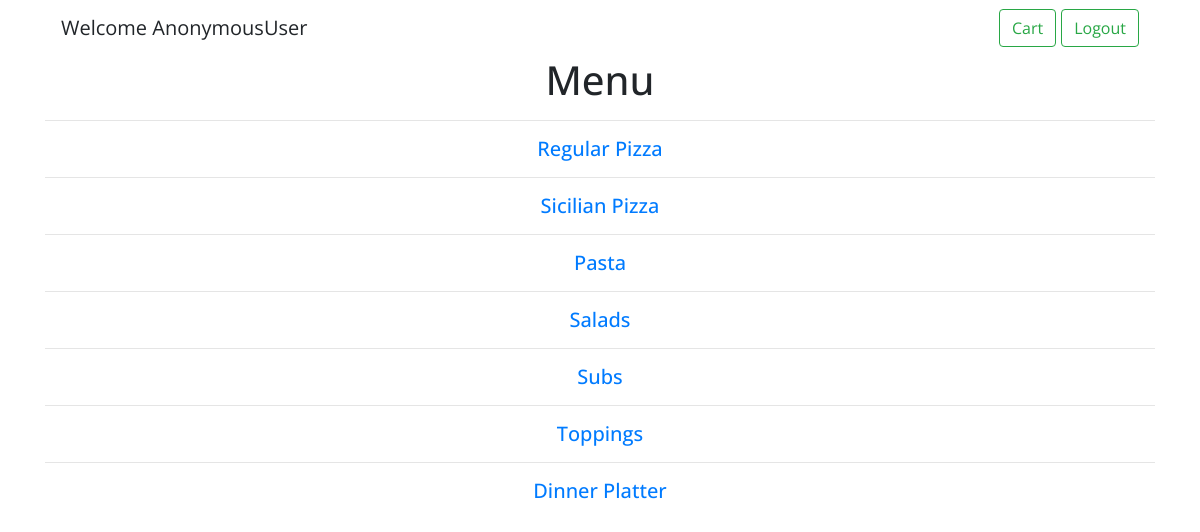
The page /home on the database its author committed.
### orders/models.py (models this page shows, shortened)
class Regular_pizza(models.Model):
    name = models.CharField(max_length=64)
    small = models.DecimalField(max_digits=4, decimal_places=2)
    large = models.DecimalField(max_digits=4, decimal_places=2)
    category = models.CharField(max_length=64, default="Regular Pizza")

class Sicilian_pizza(models.Model):
    name = models.CharField(max_length=64)
    small = models.DecimalField(max_digits=4, decimal_places=2)
    large = models.DecimalField(max_digits=4, decimal_places=2)
    category = models.CharField(max_length=64, default="Sicilian Pizza")

class Pasta(models.Model):
    name = models.CharField(max_length=64)
    small = models.DecimalField(max_digits=4, decimal_places=2)
    large = models.DecimalField(max_digits=4, decimal_places=2, default="0.00")
    category = models.CharField(max_length=64, default="Pasta")

class Salads(models.Model):
    name = models.CharField(max_length=64)
    small = models.DecimalField(max_digits=4, decimal_places=2)
    large = models.DecimalField(max_digits=4, decimal_places=2, default="0.00")
    category = models.CharField(max_length=64, default="Salads")

class Subs(models.Model):
    name = models.CharField(max_length=64)
    small = models.DecimalField(max_digits=4, decimal_places=2, null=True, blank=True)
    large = models.DecimalField(max_digits=4, decimal_places=2)
    category = models.CharField(max_length=64, default="Subs")

class Toppings(models.Model):
    name = models.CharField(max_length=64)
    category = models.CharField(max_length=64, default="Toppings")

class Dinner_platters(models.Model):
    name = models.CharField(max_length=64)
    small = models.DecimalField(max_digits=4, decimal_places=2)
    large = models.DecimalField(max_digits=4, decimal_places=2)
    category = models.CharField(max_length=64, default="Dinner Platter")

### orders/views.py (the view)
# urls.py: path("home", views.home, name="home"),
def home(request):
    context = {"regular_pizza": Regular_pizza.objects.first().category, "sicilian_pizza": Sicilian_pizza.objects.first().category,
               "pasta": Pasta.objects.first().category, "subs": Subs.objects.first().category, "dinner_platters": Dinner_platters.objects.first().category, "salads": Salads.objects.first().category,
               "toppings": Toppings.objects.first().category}
    return render(request, 'home.html', context=context)

### orders/templates/home.html (shortened to what this page needs)
{% extends "layout.html" %}
{% block body %}
<nav class="navbar navbar-light justify-content-between">
    <a class="navbar-brand">Welcome {{ user }}</a>
    <form class="form-inline">
        <a href="{% url 'cart' %}" class="btn btn-outline-success my-2 my-sm-0" type="button">Cart</a>
        <a href="{% url 'logout' %}" class="btn btn-outline-success my-2 my-sm-0" type="button" style="margin-left:5px;">Logout</a>
    </form>
</nav>
<h1 align="center">Menu</h1>
<hr>
<h5 align="center"><a href="{% url 'menu' regular_pizza %}">{{ regular_pizza }}</a></h5>
<hr>
<h5 align="center"><a href="{% url 'menu' sicilian_pizza %}">{{ sicilian_pizza }}</a></h5>
<hr>
<h5 align="center"><a href="{% url 'menu' pasta %}">{{ pasta }}</a></h5>
<hr>
<h5 align="center"><a href="{% url 'menu' salads %}">{{ salads }}</a></h5>
<hr>
<h5 align="center"><a href="{% url 'menu' subs %}">{{ subs }}</a></h5>
<hr>
<h5 align="center"><a href="{% url 'menu' toppings %}">{{ toppings }}</a></h5>
<hr>
<h5 align="center"><a href="{% url 'menu' dinner_platters %}">{{ dinner_platters }}</a></h5>
{% endblock %}

### orders/templates/layout.html (style rules this page uses)
h1, body { font-family: 'Open Sans', sans-serif; }

### rows shown on the page
Regular_pizza: category "Regular Pizza"
Sicilian_pizza: category "Sicilian Pizza"
Pasta: category "Pasta"
Salads: category "Salads"
Subs: category "Subs"
Toppings: category "Toppings"
Dinner_platters: category "Dinner Platter"

### other values the page prints
{{ user }} "AnonymousUser"
